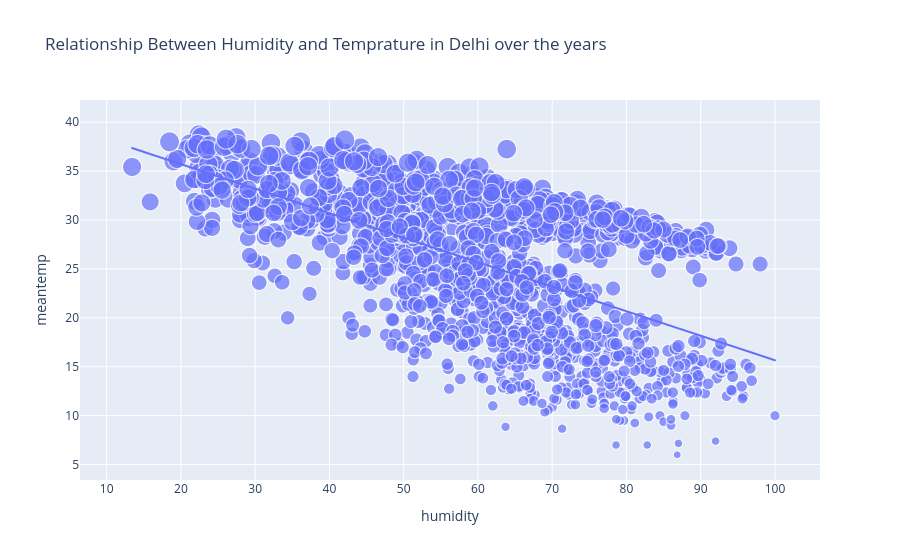

The code cell stored with this chart in its notebook:
### Markdown cell above
Till 2015, the wind speed was higher during monsoons (August & September) and retreating monsoons (December & January). After 2015, there were no anomalies in wind speed during monsoons. Now let’s have a look at the relationship between temperature and humidity:

### Code cell
figure=px.scatter(data_train, x="humidity", y="meantemp", size="meantemp", trendline="ols", title="Relationship Between Humidity and Temprature in Delhi over the years")
figure.show()

### Figure 1 — Plotly figure (JSON) as saved in the notebook; plotly's stock layout.template omitted (floating-point values rounded to 4 significant figures; data arrays with more than 128 entries replaced by an {"elided": "..."} marker saying what was removed)
{"data": [{"hovertemplate": "humidity=%{x}<br>meantemp=%{marker.size}<extra></extra>", "legendgroup": "", "marker": {"color": "#636efa", "size": {"elided": "1462 float values"}, "sizemode": "area", "sizeref": 0.09679, "symbol": "circle"}, "mode": "markers", "name": "", "showlegend": false, "type": "scattergl", "x": {"elided": "1462 float values"}, "xaxis": "x", "y": {"elided": "1462 float values"}, "yaxis": "y"}, {"hovertemplate": "<b>OLS trendline</b><br>meantemp = -0.250617 * humidity + 40.7259<br>R<sup>2</sup>=0.327128<br><br>humidity=%{x}<br>meantemp=%{y} <b>(trend)</b><extra></extra>", "legendgroup": "", "marker": {"color": "#636efa", "symbol": "circle"}, "mode": "lines", "name": "", "showlegend": false, "type": "scattergl", "x": {"elided": "1462 float values"}, "xaxis": "x", "y": {"elided": "1462 float values"}, "yaxis": "y"}], "layout": {"autosize": true, "legend": {"itemsizing": "constant", "tracegroupgap": 0}, "title": {"text": "Relationship Between Humidity and Temprature in Delhi over the years"}, "xaxis": {"anchor": "y", "autorange": true, "domain": [0, 1], "range": [6.898, 105.8], "title": {"text": "humidity"}, "type": "linear"}, "yaxis": {"anchor": "x", "autorange": true, "domain": [0, 1], "range": [2.442, 44.51], "title": {"text": "meantemp"}, "type": "linear"}}}
